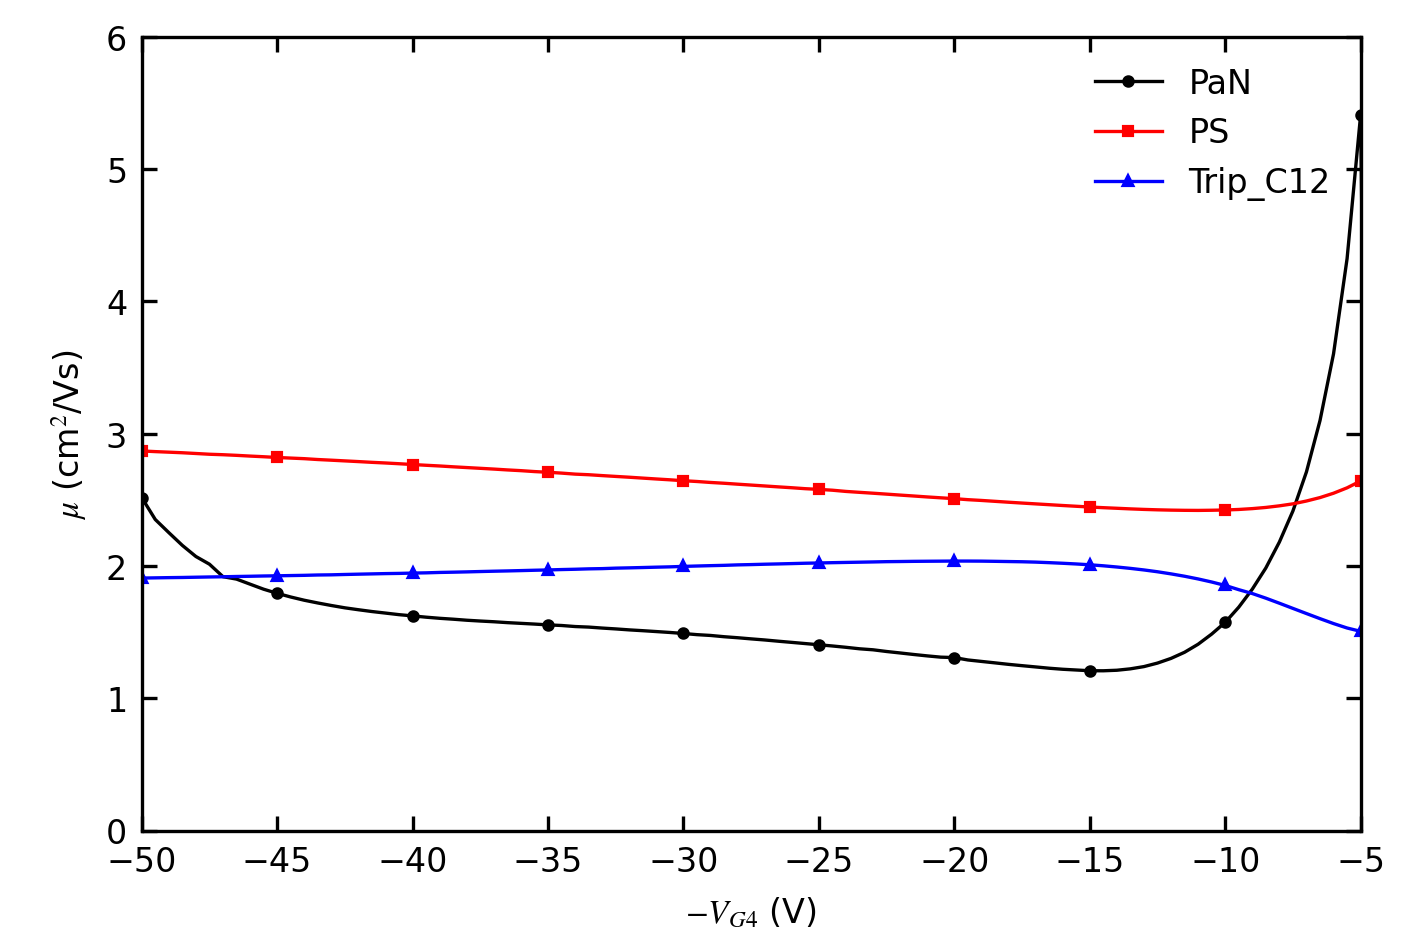

Python code for this plot:
# -*- coding: utf-8 -*-
"""
Created on Mon Mar  2 17:27:31 2026

@author: VP
"""

# === File Information =====================================
MyFileName   = "20260512001_publishable"
MyExpDate    = "12.05.2026"
MySampleName = "PaN [20250505_5] , PS [20260505_1]  , TripC12 [20260505_4]"
MyPython     = "20260512001.py"

MyDataFile1  = "20260512005.dat"   # PaN
MyDataFile2  = "20260512003.dat"   # PS
MyDataFile3  = "20260512004.dat"   # Trip_C12

MyDescription = "Mobility vs VG4"
Parameters = "I34 = 100 nA,  V34(lim) = 20 V"

# ============================================================
# Imports
# ============================================================
import matplotlib.pyplot as plt
import numpy as np

# ============================================================
# Restore Defaults
# ============================================================
plt.rcdefaults()
plt.rcParams["font.family"]      = "sans serif"
plt.rcParams["mathtext.fontset"] = "stix"
plt.rcParams["figure.dpi"]       = 300
plt.rcParams["xtick.direction"]  = "in"
plt.rcParams["ytick.direction"]  = "in"
plt.rcParams["xtick.top"]        = True
plt.rcParams["ytick.right"]      = True

"""
Column format:
0: VG4 (V)
1: IG4 (A)
2: I34
3: V34
4: V14 (V)
5: V24 (V)
6: V12 (V)
7: Cond34 (1/Ohm)
8: n2D
9: Mobility
"""

# ============================================================
# Physical Constants / Device Parameters
# ============================================================
Charge = 1.602e-19
DevArea = 32e-6

C_PaN  = 2.1e-9
C_PS   = 1.9e-9
C_Trip = 1.9e-9

Vth_PaN  = -3.0
Vth_PS   =  6.0
Vth_Trip =  6.0

# ============================================================
# Load Data
# ============================================================
Data1 = np.loadtxt("./" + MyDataFile1)   # PaN
Data2 = np.loadtxt("./" + MyDataFile2)   # PS
Data3 = np.loadtxt("./" + MyDataFile3)   # Trip_C12

# ============================================================
# Mobility Calculation
# ============================================================
def calculate_n2d_and_mu(data, devcap, vth, area=DevArea, charge=Charge):
    vg4 = data[:, 0]
    i34 = data[:, 2]
    v12 = -data[:, 6]

    vg4_eff = vg4 - vth
    sigma2d = 0.22 * (i34 / v12)

    # result in cm^-2 because of division by 1e4
    n2d = (devcap * np.abs(vg4_eff)) / (area * charge * 1e4)

    mu = sigma2d / (charge * n2d)

    return vg4, vg4_eff, n2d, mu, sigma2d

def get_value_at_vg4(data_x, data_y, vg_target=-50.0):
    idx = np.argmin(np.abs(data_x - vg_target))
    return data_x[idx], data_y[idx]

# ============================================================
# Calculate for all samples
# ============================================================
VG4_1, VG4eff_1, n2d_1, mob_1, sigma2d_1 = calculate_n2d_and_mu(Data1, C_PaN,  Vth_PaN)
VG4_2, VG4eff_2, n2d_2, mob_2, sigma2d_2 = calculate_n2d_and_mu(Data2, C_PS,   Vth_PS)
VG4_3, VG4eff_3, n2d_3, mob_3, sigma2d_3 = calculate_n2d_and_mu(Data3, C_Trip, Vth_Trip)

vg_pan_m50,  n2d_pan_m50  = get_value_at_vg4(VG4_1, n2d_1, -50.0)
vg_ps_m50,   n2d_ps_m50   = get_value_at_vg4(VG4_2, n2d_2, -50.0)
vg_trip_m50, n2d_trip_m50 = get_value_at_vg4(VG4_3, n2d_3, -50.0)

vg_pan_mu,  mu_pan_m50  = get_value_at_vg4(VG4_1, mob_1, -50.0)
vg_ps_mu,   mu_ps_m50   = get_value_at_vg4(VG4_2, mob_2, -50.0)
vg_trip_mu, mu_trip_m50 = get_value_at_vg4(VG4_3, mob_3, -50.0)

print(f"PaN: VG4 = {vg_pan_m50:.2f} V, VG4-Vth = {VG4eff_1[np.argmin(np.abs(VG4_1 + 50))]:.2f} V, n2D = {n2d_pan_m50:.3e} cm^-2, mu = {mu_pan_m50:.3e} cm^2/Vs")
print(f"PS: VG4 = {vg_ps_m50:.2f} V, VG4-Vth = {VG4eff_2[np.argmin(np.abs(VG4_2 + 50))]:.2f} V, n2D = {n2d_ps_m50:.3e} cm^-2, mu = {mu_ps_m50:.3e} cm^2/Vs")
print(f"Trip_C12: VG4 = {vg_trip_m50:.2f} V, VG4-Vth = {VG4eff_3[np.argmin(np.abs(VG4_3 + 50))]:.2f} V, n2D = {n2d_trip_m50:.3e} cm^-2, mu = {mu_trip_m50:.3e} cm^2/Vs")

# ============================================================
# Convert cm → inches
# ============================================================
cm = 1.0 / 2.54

# ============================================================
# Create Figure
# ============================================================
fig, ax1 = plt.subplots(nrows=1, ncols=1, figsize=(12 * cm, 8 * cm))
plt.subplots_adjust(left=0.10, bottom=0.12, right=0.96, top=0.96)

# Styling
colors     = ['k', 'r', 'b']
markers    = ['o', 's', '^']
linestyles = ['solid', 'solid', 'solid']

labels = [
    "PaN",
    "PS",
    "Trip_C12"
]

# ============================================================
# Plot Mobility
# ============================================================
ax1.plot(VG4_1, mob_1,
         color=colors[0], linestyle=linestyles[0],
         marker=markers[0], markersize=2,
         linewidth=0.8, label=labels[0], markevery=10)

ax1.plot(VG4_2, mob_2,
         color=colors[1], linestyle=linestyles[1],
         marker=markers[1], markersize=2,
         linewidth=0.8, label=labels[1], markevery=10)

ax1.plot(VG4_3, mob_3,
         color=colors[2], linestyle=linestyles[2],
         marker=markers[2], markersize=2,
         linewidth=0.8, label=labels[2], markevery=10)

ax1.set_xlabel(r"$-V_{G4}$ (V)", fontsize=8)
ax1.set_ylabel(r"$\mu$ (cm$^2$/Vs)", fontsize=8)
ax1.set_xlim([-50, -5])
ax1.set_ylim([0, 6])

ax1.tick_params(labelsize=8)
ax1.legend(fontsize=8, frameon=False)

# ============================================================
# Show and Save
# ============================================================
fig.savefig(MyFileName + ".eps", format="eps")
fig.savefig(MyFileName + ".pdf", format="pdf")
fig.savefig(MyFileName + ".png", format="png")
fig.savefig(MyFileName + ".jpeg", format="jpeg")
plt.show()
